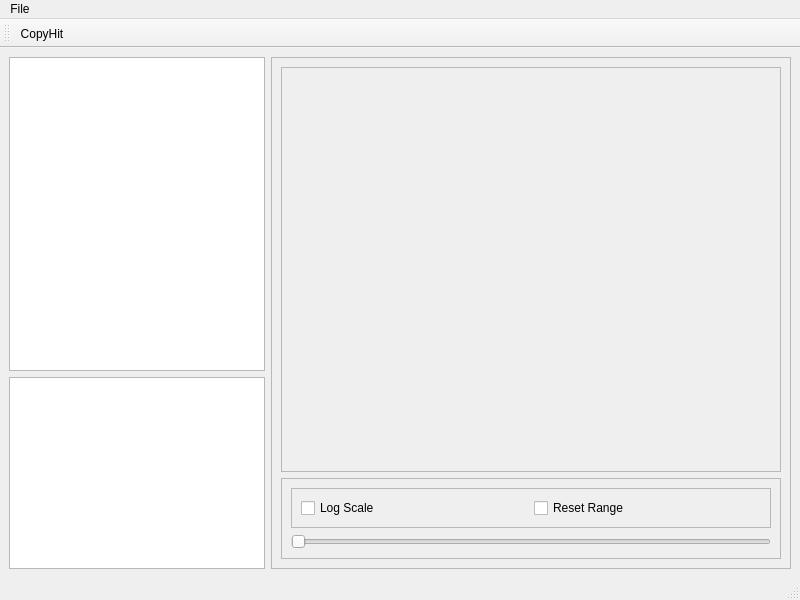
<ui version="4.0" >
 <class>Preview</class>
 <widget class="QMainWindow" name="Preview" >
  <property name="geometry" >
   <rect>
    <x>0</x>
    <y>0</y>
    <width>800</width>
    <height>600</height>
   </rect>
  </property>
  <property name="windowTitle" >
   <string>MainWindow</string>
  </property>
  <widget class="QWidget" name="centralwidget" >
   <layout class="QHBoxLayout" >
    <item>
     <layout class="QVBoxLayout" >
      <item>
       <widget class="QListWidget" name="filesList" >
        <property name="sizePolicy" >
         <sizepolicy vsizetype="Expanding" hsizetype="Preferred" >
          <horstretch>0</horstretch>
          <verstretch>0</verstretch>
         </sizepolicy>
        </property>
       </widget>
      </item>
      <item>
       <widget class="QTextBrowser" name="commentBrowser" >
        <property name="sizePolicy" >
         <sizepolicy vsizetype="Preferred" hsizetype="Preferred" >
          <horstretch>0</horstretch>
          <verstretch>0</verstretch>
         </sizepolicy>
        </property>
       </widget>
      </item>
     </layout>
    </item>
    <item>
     <widget class="QSplitter" name="splitter" >
      <property name="orientation" >
       <enum>Qt::Horizontal</enum>
      </property>
      <widget class="QFrame" name="frame" >
       <property name="frameShape" >
        <enum>QFrame::StyledPanel</enum>
       </property>
       <property name="frameShadow" >
        <enum>QFrame::Raised</enum>
       </property>
       <layout class="QVBoxLayout" >
        <item>
         <widget class="QFrame" name="imageFrame" >
          <property name="sizePolicy" >
           <sizepolicy vsizetype="Expanding" hsizetype="Preferred" >
            <horstretch>0</horstretch>
            <verstretch>0</verstretch>
           </sizepolicy>
          </property>
          <property name="frameShape" >
           <enum>QFrame::StyledPanel</enum>
          </property>
          <property name="frameShadow" >
           <enum>QFrame::Raised</enum>
          </property>
          <layout class="QHBoxLayout" >
           <item>
            <widget class="QLabel" name="imageLabel" >
             <property name="text" >
              <string/>
             </property>
            </widget>
           </item>
          </layout>
         </widget>
        </item>
        <item>
         <widget class="QFrame" name="contrastFrame" >
          <property name="sizePolicy" >
           <sizepolicy vsizetype="Minimum" hsizetype="Preferred" >
            <horstretch>0</horstretch>
            <verstretch>0</verstretch>
           </sizepolicy>
          </property>
          <property name="frameShape" >
           <enum>QFrame::StyledPanel</enum>
          </property>
          <property name="frameShadow" >
           <enum>QFrame::Raised</enum>
          </property>
          <layout class="QVBoxLayout" >
           <item>
            <widget class="QFrame" name="frame_2" >
             <property name="frameShape" >
              <enum>QFrame::StyledPanel</enum>
             </property>
             <property name="frameShadow" >
              <enum>QFrame::Raised</enum>
             </property>
             <layout class="QHBoxLayout" >
              <item>
               <widget class="QCheckBox" name="logScaleCheckBox" >
                <property name="text" >
                 <string>Log Scale</string>
                </property>
               </widget>
              </item>
              <item>
               <widget class="QCheckBox" name="resetRangeCheckBox" >
                <property name="text" >
                 <string>Reset Range</string>
                </property>
               </widget>
              </item>
             </layout>
            </widget>
           </item>
           <item>
            <widget class="QSlider" name="imageRange" >
             <property name="orientation" >
              <enum>Qt::Horizontal</enum>
             </property>
            </widget>
           </item>
          </layout>
         </widget>
        </item>
       </layout>
      </widget>
     </widget>
    </item>
   </layout>
  </widget>
  <widget class="QMenuBar" name="menubar" >
   <property name="geometry" >
    <rect>
     <x>0</x>
     <y>0</y>
     <width>800</width>
     <height>22</height>
    </rect>
   </property>
   <widget class="QMenu" name="menuFile" >
    <property name="title" >
     <string>File</string>
    </property>
    <addaction name="actionOpen_Directory" />
   </widget>
   <addaction name="menuFile" />
  </widget>
  <widget class="QStatusBar" name="statusbar" />
  <widget class="QToolBar" name="toolBar" >
   <property name="windowTitle" >
    <string>toolBar</string>
   </property>
   <attribute name="toolBarArea" >
    <enum>TopToolBarArea</enum>
   </attribute>
   <attribute name="toolBarBreak" >
    <bool>false</bool>
   </attribute>
   <addaction name="actionCopyHit" />
  </widget>
  <action name="actionOpen_Directory" >
   <property name="text" >
    <string>Open Directory</string>
   </property>
   <property name="shortcut" >
    <string>Ctrl+O</string>
   </property>
  </action>
  <action name="actionCopyHit" >
   <property name="text" >
    <string>CopyHit</string>
   </property>
   <property name="shortcut" >
    <string>Ctrl+S</string>
   </property>
  </action>
 </widget>
 <resources/>
 <connections/>
</ui>
